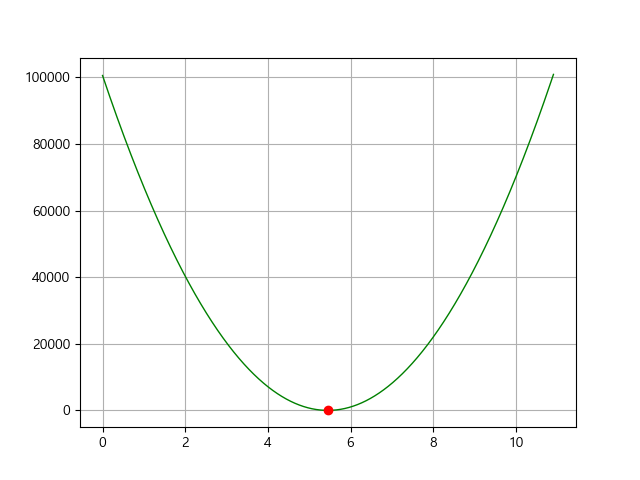

This figure's Python source:
import numpy as np

x = np.array([26, 28, 30, 32])
y = np.array([148, 164, 168, 183])

w = np.arange(0.0, 10.91, 0.001)

def myfunction(w, x):
    data = w * x + 7.7
    return np.sum((data - y)**2)

loss = []
for some in w :
    data = myfunction(some, x)
    loss.append(data)

print('오차 함수')
print(loss)

minlost = min(loss)


import matplotlib.pyplot as plt
plt.rc('font', family='Malgun Gothic')

plt.plot(w, loss, color='g', linestyle='solid', linewidth=1, label='이차 곡선')

plt.plot(5.45, minlost, color='r', linestyle='solid', marker='o')

plt.grid(True)
filename = 'compareMSE.png'
plt.savefig(filename)
print(filename + ' 파일 저장')

